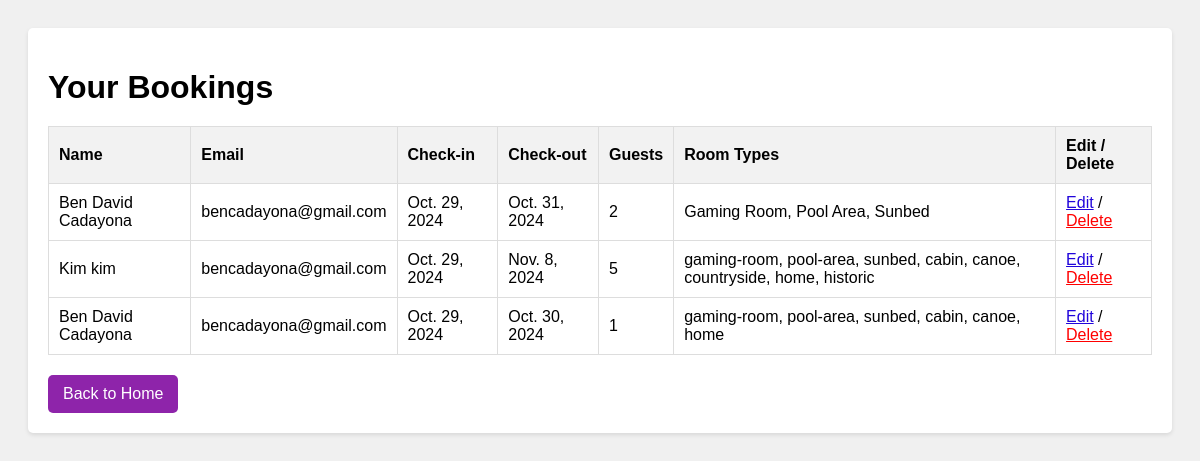
The app's page /my_bookings/ (signed in) with its own data.
### api/models.py (models this page shows, shortened)
class Booking(models.Model):
    user = models.ForeignKey(User, on_delete=models.CASCADE, null=True)
    name = models.CharField(max_length=100)
    email = models.EmailField()
    check_in = models.DateField()
    check_out = models.DateField()
    guests = models.IntegerField()
    room_types = models.TextField(null=True)

### api/views.py (the view)
# urls.py: path('my_bookings/', my_bookings, name='my_bookings'),
@login_required
def my_bookings(request):
    bookings = Booking.objects.filter(user=request.user)
    return render(request, 'my_bookings.html', {'bookings': bookings})

### api/templates/my_bookings.html (shortened to what this page needs)
<!DOCTYPE html>
<html lang="en">
<head>
</head>
<body>
    <div class="container">
        <h1>Your Bookings</h1>
        {% if bookings %}
            <table>
                <thead>
                    <tr>
                        <th>Name</th>
                        <th>Email</th>
                        <th>Check-in</th>
                        <th>Check-out</th>
                        <th>Guests</th>
                        <th>Room Types</th>
                        <th>Edit / Delete</th>
                    </tr>
                </thead>
                <tbody>
                    {% for booking in bookings %}
                        <tr>
                            <td>{{ booking.name }}</td>
                            <td>{{ booking.email }}</td>
                            <td>{{ booking.check_in }}</td>
                            <td>{{ booking.check_out }}</td>
                            <td>{{ booking.guests }}</td>
                            <td>{{ booking.room_types }}</td>
                            <td>
                                <a href="{% url 'edit_booking' booking.id %}" class="edit-link">Edit</a> /
                                <span class="delete-button" onclick="confirmDelete({{ booking.id }})">Delete</span>
                            </td>
                        </tr>
                    {% endfor %}
                </tbody>
            </table>
        {% else %}
            <p>You have no bookings.</p>
        {% endif %}
        <a href="{% url 'home' %}" class="back-button">Back to Home</a>
    </div>
</body>
</html>

### api/templates/my_bookings.html (style rules this page uses)
body { font-family: Arial, sans-serif; background-color: #f0f0f0; padding: 20px; }
.container { background-color: #fff; padding: 20px; border-radius: 5px; box-shadow: 0 2px 4px rgba(0, 0, 0, 0.1); }
h1 { margin-bottom: 20px; }
table { width: 100%; border-collapse: collapse; }
th, td { padding: 10px; border: 1px solid #ddd; text-align: left; }
th { background-color: #f2f2f2; }
.back-button { display: inline-block; margin-top: 20px; padding: 10px 15px; background-color: #8e24aa; color: white; text-decoration: none; border-radius: 5px; transition: background-color 0.3s; }
.delete-button { color: red; cursor: pointer; text-decoration: underline; }
.edit-link { color: #2105db; }

### records on screen
Booking: name "Ben David Cadayona", email "bencadayona@gmail.com", check_in "Oct. 29, 2024", check_out "Oct. 31, 2024", guests "2", room_types "Gaming Room, Pool Area, Sunbed"
Booking: name "Kim kim", email "bencadayona@gmail.com", check_in "Oct. 29, 2024", check_out "Nov. 8, 2024", guests "5", room_types "gaming-room, pool-area, sunbed, cabin, canoe, countryside, home, historic"
Booking: name "Ben David Cadayona", email "bencadayona@gmail.com", check_in "Oct. 29, 2024", check_out "Oct. 30, 2024", guests "1", room_types "gaming-room, pool-area, sunbed, cabin, canoe, home"
